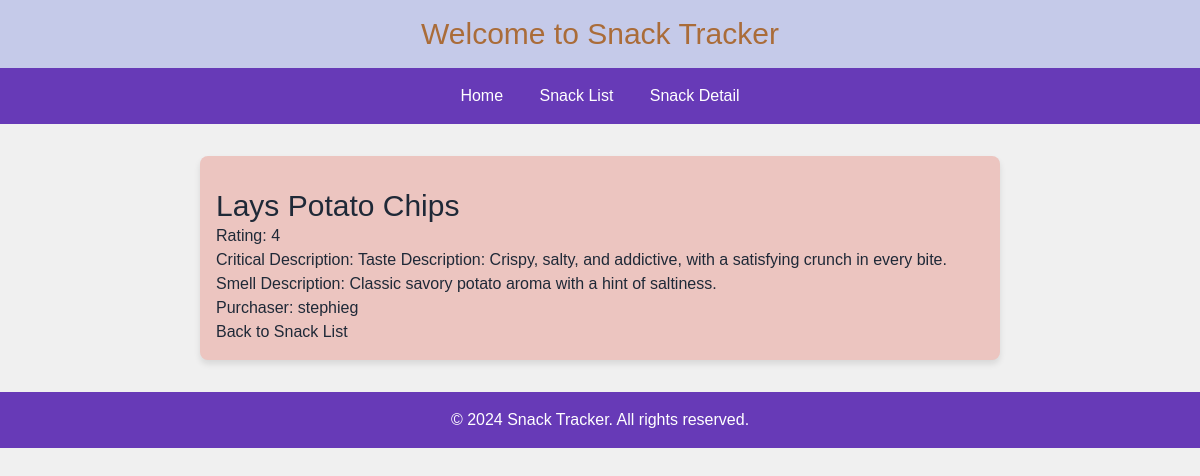
The page /snacks/3/ on the database its author committed.
### snacks/models.py (models this page shows, shortened)
class Snack(models.Model):
    name = models.CharField(max_length=64)
    rating = models.IntegerField(default=0)
    critical_description = models.TextField()
    purchaser = models.ForeignKey(get_user_model(), on_delete=models.CASCADE)

### snacks/views.py (the view)
# urls.py: path('snacks/<int:pk>/', SnackDetailView.as_view(), name='snack_detail'),
class SnackDetailView(DetailView):
  template_name = 'snack_detail.html'
  model = Snack

### templates/snack_detail.html (shortened to what this page needs)
{% extends "base.html" %}
{% block content %}
  <div class="container mx-auto mt-4">
    <h1 class="text-3xl text-royalpurple">{{ snack.name }}</h1>
    <p class="text-gray-600">Rating: {{ snack.rating }}</p>
    <p class="text-gray-600">Critical Description: {{ snack.critical_description }}</p>
    <p class="text-gray-600">Purchaser: {{ snack.purchaser }}</p>
    <a href="{% url 'snack_list' %}" class="text-periwinkle hover:underline hover:text-maroon">Back to Snack List</a>
  </div>
{% endblock content %}

### templates/base.html (style rules this page uses)
body { font-family: 'Arial', sans-serif; background-color: #f0f0f0; color: #1f2937; margin: 0; padding: 0; }

### rows shown on the page
Snack: name "Lays Potato Chips", rating "4", critical_description "Taste Description: Crispy, salty, and addictive, with a satisfying crunch in every bite. Smell Description: Classic savory potato aroma with a hint of saltiness.", purchaser "stephieg"
